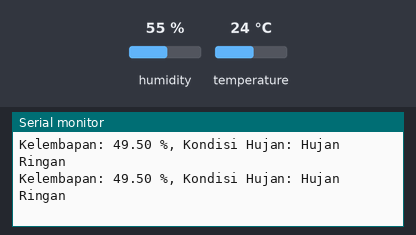
Simulated run of this sketch. Board: ESP32. On the bench: the last lines printed to the serial monitor. The inputs (shaded band) are chosen by the test bench; at power-on: humidity 55 %, temperature 24 °C.

Above: at 4.8 s.
4.9 s: humidity set to 22 %
At 6.9 s:
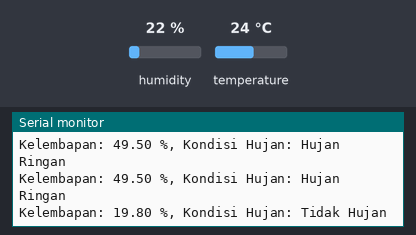
9.5 s: humidity set to 68 %
At 10.5 s:
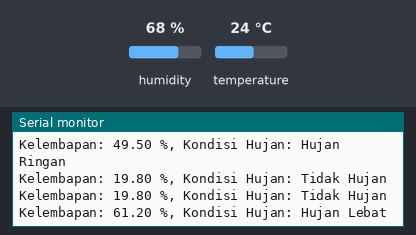

Measured:
- after the input at 4.9 s, the serial monitor: prints a new line after 1.2 s (image 1)
- after the input at 9.5 s, the serial monitor: prints a new line after 0.62 s (image 2)

The sketch:

moel_2.ino
```cpp
#include <DHT.h>

#define DHTPIN 2     // Pin data sensor DHT11 terhubung ke pin 2
#define DHTTYPE DHT11 // DHT 11

DHT dht(DHTPIN, DHTTYPE);

#define DRY_THRESHOLD 30
#define HUMID_THRESHOLD 60

// Faktor penyesuaian kelembapan
float humidityAdjustment = 0.9;

void setup() {
  Serial.begin(115200);
  dht.begin();
}

void loop() {
  delay(2000);

  // Baca data dari sensor DHT11
  float humidity = dht.readHumidity();

  // Kalibrasi kelembapan
  humidity *= humidityAdjustment;

  // Logika Fuzzy
  int rainIntensity = fuzzyLogic(humidity);

  Serial.print("Kelembapan: ");
  Serial.print(humidity);
  Serial.print(" %, Kondisi Hujan: ");

  switch (rainIntensity) {
    case 0:
      Serial.println("Tidak Hujan");
      break;
    case 1:
      Serial.println("Hujan Ringan");
      break;
    case 2:
      Serial.println("Hujan Lebat");
      break;
    default:
      Serial.println("Data Tidak Valid");
      break;
  }
}

int fuzzyLogic(float hum) {
  // Inisialisasi variabel fuzzy
  int rainIntensity = 0;

  // Fuzzifikasi
  if (hum <= DRY_THRESHOLD) {
    rainIntensity = 0; // Tidak Hujan
  } else if (hum <= HUMID_THRESHOLD) {
    rainIntensity = 1; // Hujan Ringan
  } else {
    rainIntensity = 2; // Hujan Lebat
  }

  return rainIntensity;
}
```
